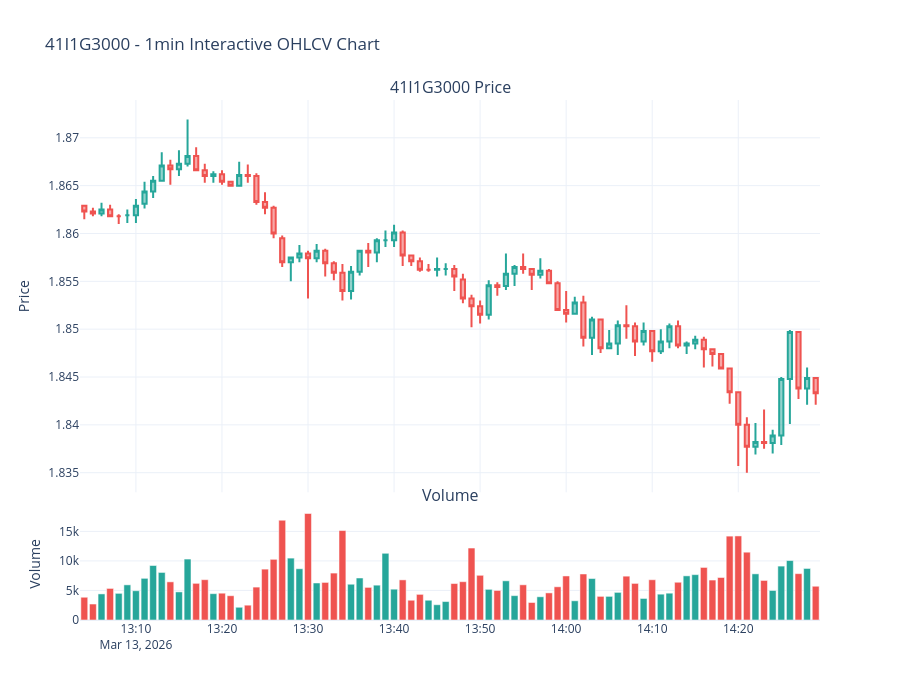

Here is the notebook cell this chart was saved with:
### Markdown cell above
## Visualize OHLCV

### Code cell
import plotly.graph_objects as go
from plotly.subplots import make_subplots

# 1. Convert to OHLCV
if df is not None:
    ohlcv = tick_to_ohlcv(df, interval=TIME_INTERVAL)
    print(f"OHLCV - {TIME_INTERVAL}: {len(ohlcv)} candles")
    
    # Determine Volume bar colors (Green for bullish, Red for bearish)
    volume_colors = ['#26a69a' if row['close'] >= row['open'] else '#ef5350' for _, row in ohlcv.iterrows()]

    # 2. Create interactive subplots (Row 1 = Candlestick, Row 2 = Volume)
    fig = make_subplots(
        rows=2, cols=1, 
        shared_xaxes=True, 
        vertical_spacing=0.03, 
        subplot_titles=(f'{STOCK} Price', 'Volume'), 
        row_width=[0.2, 0.7]  # 70% height for price, 20% for volume
    )

    # 3. Add Candlestick Trace
    fig.add_trace(
        go.Candlestick(
            x=ohlcv['timestamp'],
            open=ohlcv['open'],
            high=ohlcv['high'],
            low=ohlcv['low'],
            close=ohlcv['close'],
            name='Price',
            increasing_line_color='#26a69a', # Custom green
            decreasing_line_color='#ef5350'  # Custom red
        ),
        row=1, col=1
    )

    # 4. Add Volume Trace
    fig.add_trace(
        go.Bar(
            x=ohlcv['timestamp'],
            y=ohlcv['volume'], 
            name='Volume',
            marker_color=volume_colors
        ),
        row=2, col=1
    )

    # 5. Format layout
    fig.update_layout(
        title=f"{STOCK} - {TIME_INTERVAL} Interactive OHLCV Chart",
        xaxis_rangeslider_visible=False, # Hides the redundant rangeslider at the bottom
        height=700,
        template='plotly_white',
        showlegend=False
    )
    
    # Tweak y-axis to not start at 0 for price
    fig.update_yaxes(title_text="Price", row=1, col=1)
    fig.update_yaxes(title_text="Volume", row=2, col=1)

    # Add this right before fig.show() to hide the lunch gap!
    fig.update_xaxes(
        rangebreaks=[
            dict(bounds=["11:30", "13:00"], pattern="hour"), # Hides the lunch break
            dict(bounds=["14:30", "09:00"], pattern="hour")  # Hides overnight gap (if plotting multiple days)
        ]
    )

    fig.show()
else:
    print("No OHLCV data to plot")
